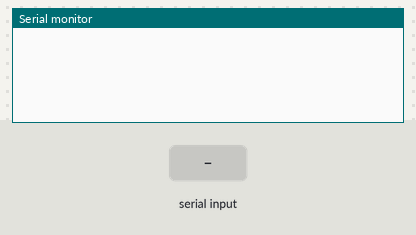
Recording of a program running on a simulated Arduino Uno, built with avr-gcc and run on an emulated ATmega328P. On the bench: the last lines printed to the serial monitor. The inputs (shaded band) are chosen by the test bench.

Above: at 1.3 s.
1.4 s: "90,45,200\n" received over Serial
At 2.0 s:
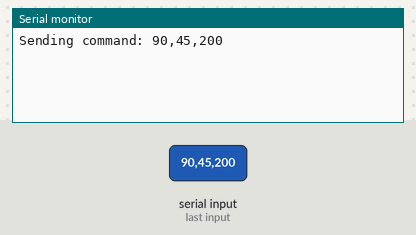
2.9 s: "90,45,200\n" received over the second serial link
At 4.9 s:
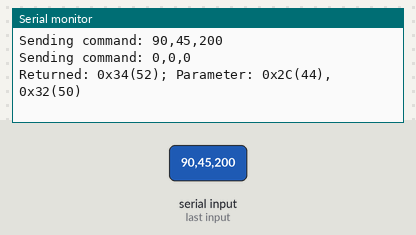
5.9 s: "30,150,10\n" received over the second serial link
At 7.1 s:
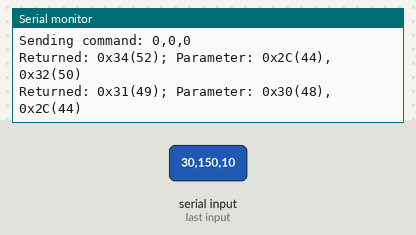
7.4 s: "30,150,10\n" received over Serial
At 8.9 s:
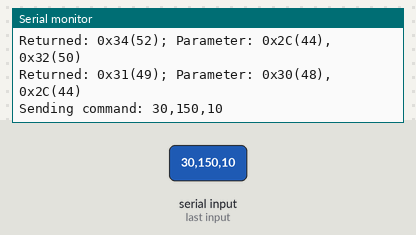

Measured:
- after the input at 1.4 s, the serial monitor: prints a new line at once (image 1)
- after the input at 2.9 s, the serial monitor: prints a new line after 1.6 s (image 2)
- after the input at 5.9 s, the serial monitor: prints a new line at once (image 3)
- after the input at 7.4 s, the serial monitor: prints a new line at once (image 4)

The program:

main.cpp
```cpp
#include "Arduino.h"
#include <SoftwareSerial.h>

/* Bytes are allocated:
 *
 * 0	Fixed 0x7E Start Command
 * 1	Fixed 0xFF Version info ??
 * 2	Fixed 0x06 Data length not including parity
 * 3	Command code 0x?? number
 * 4	Acknowledge 01= yes, 00 = no, returns info
 * 5	Track high byte
 * 6	Track low byte
 * 7	Checksum high byte
 * 8	Checksum low byte
 * 9	Fixed 0xEF End Command
 *
 * Example:
 * 		track number 100 (bytes 5 & 6) = 0x64 byte 6, 0x00 byte 5
 * 		volume is set to max (30) by default, to set to half volume (15)
 * 		send the following commands: 7E FF 06 06 00 00 0F FF D5 EF
 *
 * Checksum is calculated:
 * 		-Sum(bytes(1 to 6)) note the minus sign
 *
 */
SoftwareSerial mp3(10, 11);

#define startByte 0x7E
#define endByte 0xEF
#define versionByte 0xFF
#define dataLength 0x06
#define infoReq 0x01
#define isDebug false

template<typename T>
void debugPrint(T printMe, bool newLine = false) {
  if (isDebug) {
    if (newLine) {
      Serial.println(printMe);
    }
    else {
      Serial.print(printMe);
    }
    Serial.flush();
  }
}

void sendCommand(byte Command, byte Param1, byte Param2) {

	// Calculate the checksum
	unsigned int checkSum = -(versionByte + dataLength + Command + infoReq + Param1 + Param2);

	// Construct the command line
	byte commandBuffer[10] = { startByte, versionByte, dataLength, Command, infoReq, Param1, Param2,
			highByte(checkSum), lowByte(checkSum), endByte };

	for (int cnt = 0; cnt < 10; cnt++) {
		mp3.write(commandBuffer[cnt]);
	}

	// Delay needed between successive commands
	delay(30);
}

void setup() {

	// NB For comms to MP3 player not USB
	mp3.begin(9600);

	// Serial Monitor serial
	Serial.begin(9600);

	// Set volume (otherwise full blast!) command code 0x06 followed by high byte / low byte
	sendCommand(0x06, 0, 15);

	// Equaliser setting
	sendCommand(0x07, 0, 5);

	// Specify track to play (0 = first track)
	sendCommand(0x03, 0, 0);

	// Play
	sendCommand(0x0D, 0, 0);
}

void loop() {

	// Get Serial Monitor input
	if (Serial.available()) {
		byte Command = Serial.parseInt();
		byte Parameter1 = Serial.parseInt();
		byte Parameter2 = Serial.parseInt();

		// Execute that command
		Serial.print("Sending command: ");
		Serial.print(Command);
		Serial.print(",");
		Serial.print(Parameter1);
		Serial.print(",");
		Serial.println(Parameter2);
		sendCommand(Command, Parameter1, Parameter2);
	}

	// Get MP3 player response (always 10 bytes)
	if (mp3.available() >= 10) {
		byte Returned[10];
		for (byte k = 0; k < 10; k++)
			Returned[k] = mp3.read();

		Serial.print("Returned: 0x");
		if (Returned[3] < 16) Serial.print("0");
		Serial.print(Returned[3], HEX);
		Serial.print("(");
		Serial.print(Returned[3], DEC);
		Serial.print("); Parameter: 0x");
		if (Returned[5] < 16) Serial.print("0");
		Serial.print(Returned[5], HEX);
		Serial.print("(");
		Serial.print(Returned[5], DEC);
		Serial.print("), 0x");
		if (Returned[6] < 16) Serial.print("0");
		Serial.print(Returned[6], HEX);
		Serial.print("(");
		Serial.print(Returned[6], DEC);
		Serial.println(")");
	}
}
```
